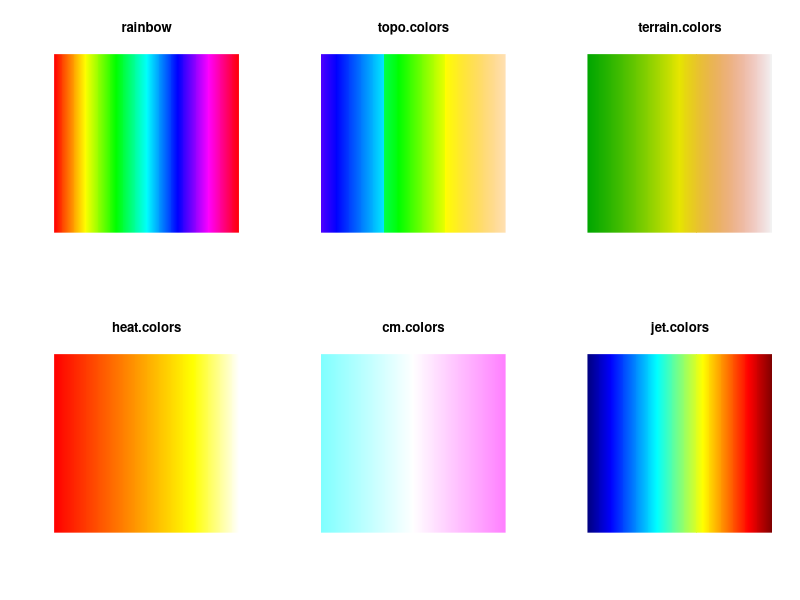

This chart was generated by the following R code:
## ---- chunk 1
knitr::opts_chunk$set(echo = TRUE)
## ---- chunk 2
cat("Here is the first chunk code in R Markdown")
## ---- chunk 3
jet.colors <- colorRampPalette(c("#00007F", "blue", "#007FFF", "cyan",
                                 "#7FFF7F", "yellow", "#FF7F00", "red", 
                                 "#7F0000"))
# Plot for palettes
testPalette <- function(col, n = 200, ...) {
  image(1:n, 1, as.matrix(1:n), col = get(col)(n = n, ...), 
        main = col, xlab = "", ylab = "", axes = FALSE)
}

# Color palettes comparison
par(mfrow = c(2, 3))
res <- sapply(c("rainbow", "topo.colors", "terrain.colors", 
                "heat.colors", "cm.colors", "jet.colors"), testPalette)
## ---- chunk 4
data("iris")
knitr::kable(iris[1:5, ], caption = 'Iris data')
